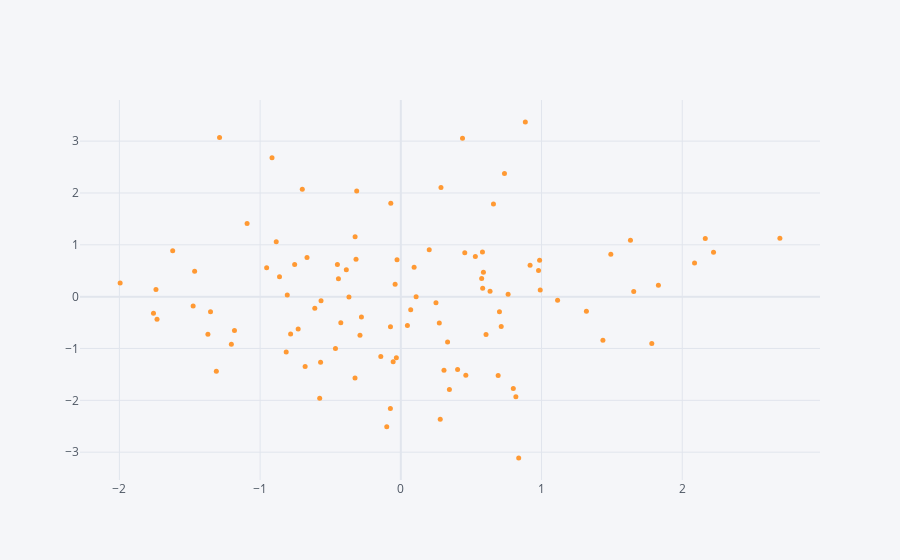

Here is the notebook cell this chart was saved with:
### Code cell
df.iplot(x="A",y="B",kind="scatter",mode="markers",size=5)
